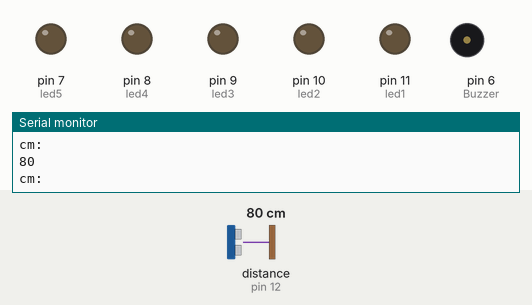
A sketch run on a simulated Arduino Uno, built with avr-gcc and run on an emulated ATmega328P. Parts: output pins drawn as LEDs (lit = HIGH), buzzer (waves = sounding, pin HIGH), the last lines printed to the serial monitor. Wiring (inferred from the names in the program): ultrasonic range finder: trigger pin 13; echo pin 12. Inputs (shaded band) come from the test bench; at power-on: distance to the obstacle (sensor on pin 12) 80 cm. The echo pulse lasts 58.3 µs per cm; pins used as bus, display or sensor lines are not drawn.

Above: at 2.2 s.
2.3 s: distance to the obstacle (sensor on pin 12) set to 65 cm
3.8 s: distance to the obstacle (sensor on pin 12) set to 58 cm
At 5.0 s:
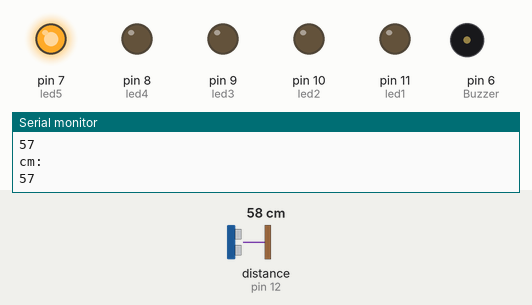
5.3 s: distance to the obstacle (sensor on pin 12) set to 46 cm
6.8 s: distance to the obstacle (sensor on pin 12) set to 37 cm
At 7.4 s:
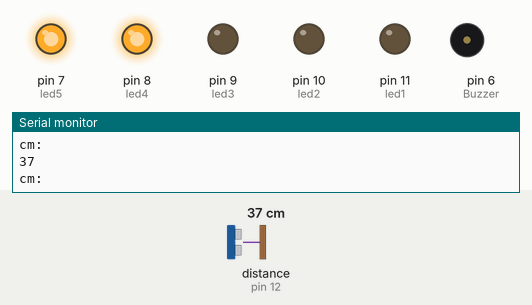
8.3 s: distance to the obstacle (sensor on pin 12) set to 28 cm
At 9.5 s:
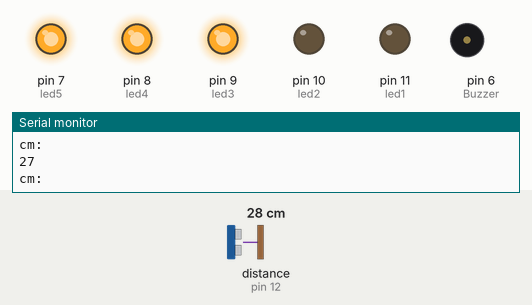
9.8 s: distance to the obstacle (sensor on pin 12) set to 35 cm
At 10.8 s:
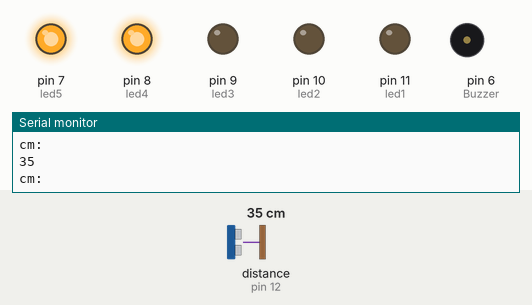
Timing chart, 0 to 12.3 s (numbered marks = the images above; inputs shaded):
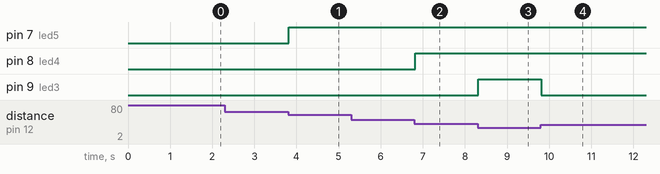

The sketch:

Water_Level_Monitor.ino
```cpp
#define trigger 13
#define echo 12

int led1 = 11 ;
int led2 = 10 ;
int led3 = 9 ;
int led4 = 8 ;
int led5 = 7 ;
int Buzzer = 6;


void setup()
{
Serial.begin(9600);
pinMode(trigger, OUTPUT);
pinMode(echo, INPUT);
  pinMode(led1, OUTPUT);
  pinMode(led2, OUTPUT);
  pinMode(led3, OUTPUT);
  pinMode(led4, OUTPUT);
  pinMode(led5, OUTPUT);
  pinMode(Buzzer, OUTPUT);

  digitalWrite(led1, LOW);
  digitalWrite(led2, LOW);
  digitalWrite(led3, LOW);
  digitalWrite(led4, LOW);
  digitalWrite(led5, LOW);
  digitalWrite(Buzzer, LOW);


 delay(1000);
}

void loop()
{
 int duration, distance;
 digitalWrite(trigger, HIGH);

delayMicroseconds(1000);
digitalWrite(trigger, LOW);


duration = pulseIn(echo,HIGH);

distance = ( duration / 2) / 29.1;
Serial.println("cm:");
Serial.println(distance);


if(  (distance > 0) && (distance <= 10)   )
{
  digitalWrite(Buzzer, HIGH);
  delay(2000);
  digitalWrite(Buzzer, LOW);
  delay(2000);
  digitalWrite(led1, HIGH);
  digitalWrite(led2, HIGH);
  digitalWrite(led3, HIGH);
  digitalWrite(led4, HIGH);
  digitalWrite(led5, HIGH);
} else
if(  (distance > 10) && (distance <= 20)  )
{

  digitalWrite(led1, LOW);
  digitalWrite(led2, HIGH);
  digitalWrite(led3, HIGH);
  digitalWrite(led4, HIGH);
  digitalWrite(led5, HIGH);

} else

if(  (distance > 20) && (distance <= 30)  )
{

  digitalWrite(led1, LOW);
  digitalWrite(led2, LOW);
  digitalWrite(led3, HIGH);
  digitalWrite(led4, HIGH);
  digitalWrite(led5, HIGH);
} else

if(  (distance > 30) && (distance <= 40)  )
{

  digitalWrite(led1, LOW);
  digitalWrite(led2, LOW);
  digitalWrite(led3, LOW);
  digitalWrite(led4, HIGH);
  digitalWrite(led5, HIGH);
} else

if(  (distance > 50) && (distance <= 60)  )
{

  digitalWrite(led1, LOW);
  digitalWrite(led2, LOW);
  digitalWrite(led3, LOW);
  digitalWrite(led4, LOW);
  digitalWrite(led5, HIGH);
} else

if(  distance > 60 )
{

  digitalWrite(led1, LOW);
  digitalWrite(led2, LOW);
  digitalWrite(led3, LOW);
  digitalWrite(led4, LOW);
  digitalWrite(led5, LOW);
}

}
```

Measured:
- the behaviour switches between 62 and 61 cm on distance to the obstacle (sensor on pin 12) (found by bisection; images 0 and 1)
- the behaviour switches between 42 and 41 cm on distance to the obstacle (sensor on pin 12) (found by bisection; images 1 and 2)
- the behaviour switches between 31 and 30 cm on distance to the obstacle (sensor on pin 12) (found by bisection; images 2 and 3)
- after the input at 3.8 s, pin 7 (led5): LOW → HIGH at once
- after the input at 6.8 s, pin 8 (led4): LOW → HIGH at once
- after the input at 8.3 s, pin 9 (led3): LOW → HIGH at once
- after the input at 9.8 s, pin 9 (led3): HIGH → LOW at once
